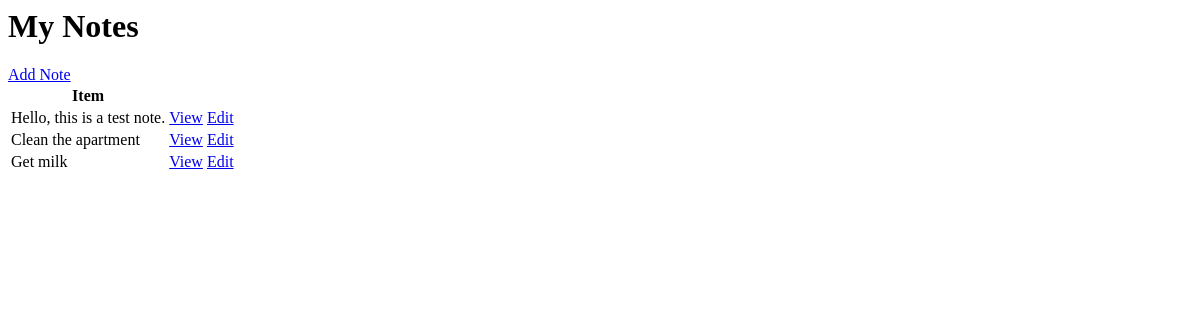
The app's page /, older data.
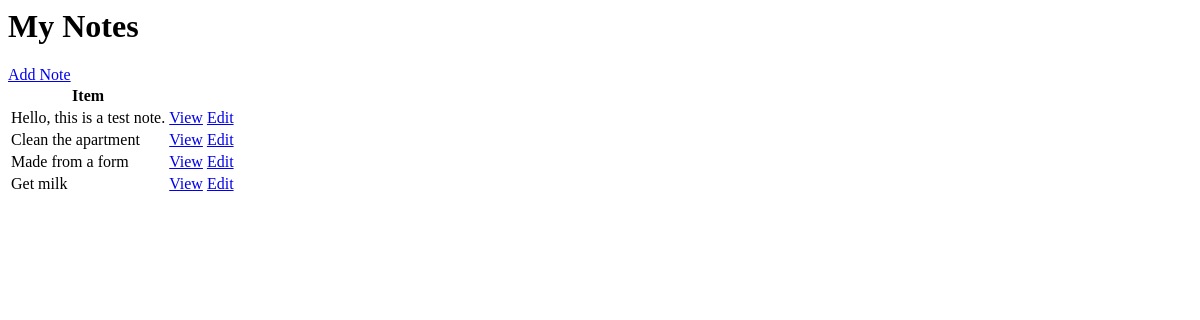
The same page, newer data.
### notes/models.py (models this page shows, shortened)
class Note(models.Model):
    user = models.ForeignKey(User, on_delete=models.CASCADE, null=True, blank=True)
    title = models.CharField(max_length=200)
    description = models.TextField(null=True, blank=True)
    complete = models.BooleanField(default=False)
    created = models.DateTimeField(auto_now_add=True)
    class Meta:
        ordering = ['complete']

### notes/views.py (the view)
# urls.py: path('', NoteList.as_view(), name='notes'),
class NoteList(ListView):
    model = Note
    context_object_name = 'notes'

### notes/templates/notes/note_list.html
<h1>My Notes</h1>
<a href="{% url 'note-create' %}"">Add Note</a>
<table>
    <tr>
        <th>Item</th>
        <th></th>
    </tr>
    {% for note in notes %}
    <tr>
        <td>{{note.title}}</td>
        <td><a href="{% url 'note' note.id %}">View</a></td>
        <td><a href="{% url 'note-update' note.id %}">Edit</a></td>
    </tr>
    {% empty %}
        <h3>No notes in list</h3>
    {% endfor %}
</table>

Row changes from the older to the newer data that the page shows:
added Note: title "Made from a form"
